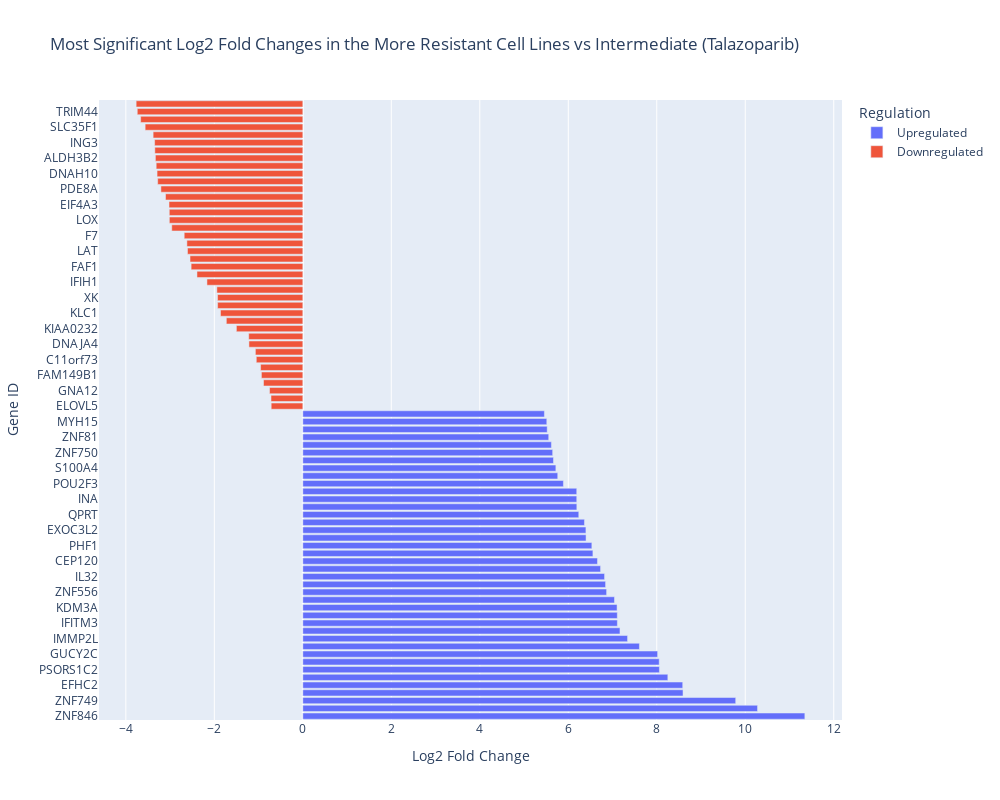

Notebook cell for this chart:
### Code cell
subset_df_more_T = subset_df_more.T
sorted_results = subset_df_more_T.sort_values(by='log2FoldChange', ascending=False)

top_n = 40
top_upregulated = sorted_results[sorted_results['log2FoldChange'] > 0].iloc[:top_n]
top_downregulated = sorted_results[sorted_results['log2FoldChange'] < 0].iloc[:top_n]

top_genes = pd.concat([top_upregulated, top_downregulated])

top_genes['Regulation'] = ['Upregulated' if x > 0 else 'Downregulated' for x in top_genes['log2FoldChange']]

fig = px.bar(top_genes, x='log2FoldChange', y=top_genes.index,
             orientation='h', color='Regulation',
             title='Most Significant Log2 Fold Changes in the More Resistant Cell Lines vs Intermediate (Talazoparib)')
fig.update_layout(xaxis_title='Log2 Fold Change', yaxis_title='Gene ID', height=800, width=1000)
#fig.update_layout(height=top_n * 30)
fig.show()

### Figure 1 — Plotly figure (JSON) as saved in the notebook; plotly's stock layout.template omitted (floating-point values rounded to 4 significant figures)
{"data": [{"alignmentgroup": "True", "hovertemplate": "Regulation=Upregulated<br>log2FoldChange=%{x}<br>index=%{y}<extra></extra>", "legendgroup": "Upregulated", "marker": {"color": "#636efa", "pattern": {"shape": ""}}, "name": "Upregulated", "offsetgroup": "Upregulated", "orientation": "h", "showlegend": true, "textposition": "auto", "type": "bar", "x": [11.35, 10.28, 9.784, 8.593, 8.586, 8.25, 8.06, 8.055, 8.019, 7.607, 7.34, 7.168, 7.109, 7.108, 7.102, 7.044, 6.866, 6.843, 6.82, 6.73, 6.66, 6.556, 6.533, 6.401, 6.398, 6.365, 6.237, 6.193, 6.191, 6.191, 5.89, 5.762, 5.719, 5.665, 5.647, 5.619, 5.558, 5.523, 5.514, 5.46], "xaxis": "x", "y": ["ZNF846", "PLEKHG4B", "ZNF749", "GIPC1", "EFHC2", "EGR1", "PSORS1C2", "FBXO25", "GUCY2C", "MYL5", "IMMP2L", "CDKL2", "IFITM3", "MAPRE3", "KDM3A", "AREG", "ZNF556", "BCAM", "IL32", "CCT8", "CEP120", "SLC16A4", "PHF1", "SLC35B1", "EXOC3L2", "TULP3", "QPRT", "NNAT", "INA", "LAMB1", "POU2F3", "MPI", "S100A4", "PAFAH1B1", "ZNF750", "FAM95B1", "ZNF81", "C18orf8", "MYH15", "HMGCS1"], "yaxis": "y"}, {"alignmentgroup": "True", "hovertemplate": "Regulation=Downregulated<br>log2FoldChange=%{x}<br>index=%{y}<extra></extra>", "legendgroup": "Downregulated", "marker": {"color": "#EF553B", "pattern": {"shape": ""}}, "name": "Downregulated", "offsetgroup": "Downregulated", "orientation": "h", "showlegend": true, "textposition": "auto", "type": "bar", "x": [-0.7145, -0.7188, -0.7518, -0.8878, -0.9355, -0.9544, -1.052, -1.072, -1.218, -1.223, -1.501, -1.728, -1.86, -1.926, -1.927, -1.942, -2.167, -2.392, -2.524, -2.549, -2.607, -2.62, -2.681, -2.962, -3.017, -3.018, -3.024, -3.103, -3.207, -3.28, -3.294, -3.314, -3.332, -3.344, -3.35, -3.383, -3.563, -3.665, -3.742, -3.767], "xaxis": "x", "y": ["ELOVL5", "DNAJC10", "GNA12", "FCGR2B", "FAM149B1", "FAM159A", "C11orf73", "FAM84B", "DNAJA4", "EPHX2", "KIAA0232", "GMFB", "KLC1", "KIAA0195", "XK", "TOP3B", "IFIH1", "GPR113", "FAF1", "TNFSF10", "LAT", "CDCA3", "F7", "TMEM8A", "LOX", "MASTL", "EIF4A3", "PTPRZ1", "PDE8A", "CCRN4L", "DNAH10", "NEK2", "ALDH3B2", "RAI2", "ING3", "FAM65B", "SLC35F1", "AHDC1", "TRIM44", "MNS1"], "yaxis": "y"}], "layout": {"barmode": "relative", "height": 800, "legend": {"title": {"text": "Regulation"}, "tracegroupgap": 0}, "title": {"text": "Most Significant Log2 Fold Changes in the More Resistant Cell Lines vs Intermediate (Talazoparib)"}, "width": 1000, "xaxis": {"anchor": "y", "domain": [0, 1], "title": {"text": "Log2 Fold Change"}}, "yaxis": {"anchor": "x", "domain": [0, 1], "title": {"text": "Gene ID"}}}}
